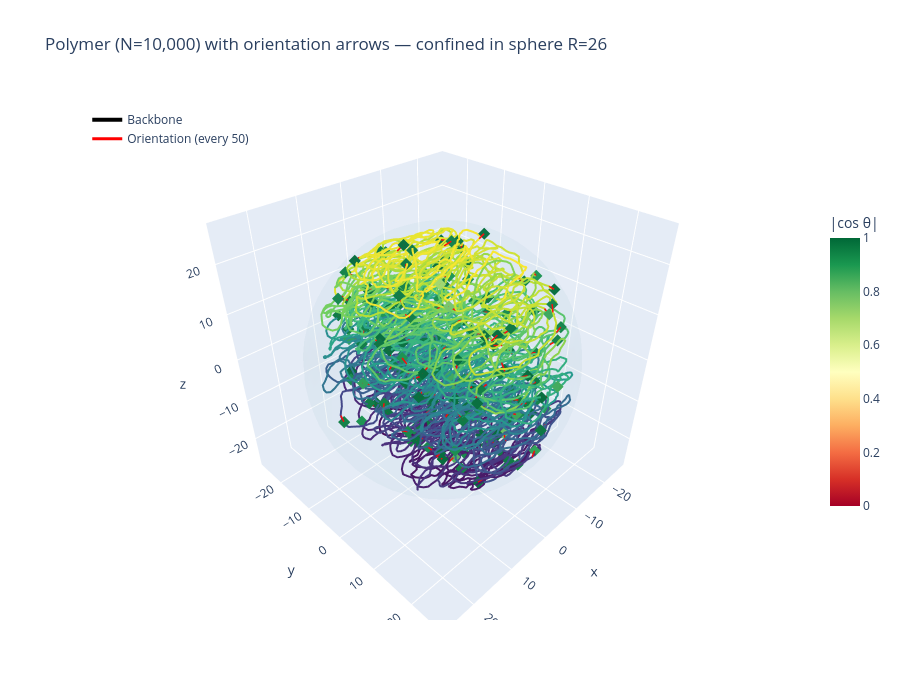

The notebook cell this image was saved under:
### Markdown cell above
### Interactive 3D visualization (Plotly)

The backbone is drawn as a tube coloured by contour position.
Particle orientations are shown as **cones** at each bead, coloured by
the local alignment quality $|\cos\theta|$ (green = well-aligned, red = misaligned).

### Code cell
import plotly.graph_objects as go

# ── Grab final-frame data, sorted by tag ──
pos_final, quat_final = read_state_by_tag(poly_sim)

n_hats = np.array([quat_rotate(quat_final[i], e_x) for i in range(N_poly)])

# ── Compute |cos θ| per internal bead ──
abs_cos_per_bead = np.full(N_poly, np.nan)
for j in range(1, N_poly - 1):
    d = pos_final[j + 1] - pos_final[j - 1]
    dn = np.linalg.norm(d)
    if dn > 1e-12:
        abs_cos_per_bead[j] = abs(np.dot(n_hats[j], d / dn))

# ── Build Plotly figure ──
fig = go.Figure()

# 1. Backbone line coloured by contour position
fig.add_trace(go.Scatter3d(
    x=pos_final[:, 0], y=pos_final[:, 1], z=pos_final[:, 2],
    mode="lines",
    line=dict(color=np.arange(N_poly), colorscale="Viridis", width=4),
    name="Backbone",
    hoverinfo="skip",
    showlegend=True,
))

# 2. Orientation arrows every Nth bead (sparse for performance)
arrow_every = max(1, N_poly // 200)  # ~200 arrows total
arrow_len = 1.5
arrow_indices = list(range(0, N_poly, arrow_every))

ax_list, ay_list, az_list = [], [], []
tip_x, tip_y, tip_z, tip_color, tip_text = [], [], [], [], []

for i in arrow_indices:
    p = pos_final[i]
    tip = p + n_hats[i] * arrow_len
    ax_list.extend([p[0], tip[0], None])
    ay_list.extend([p[1], tip[1], None])
    az_list.extend([p[2], tip[2], None])
    tip_x.append(tip[0])
    tip_y.append(tip[1])
    tip_z.append(tip[2])
    ct = abs_cos_per_bead[i] if not np.isnan(abs_cos_per_bead[i]) else 0.5
    tip_color.append(ct)
    tip_text.append(f"bead {i}: |cos θ|={ct:.2f}")

# Arrow shafts
fig.add_trace(go.Scatter3d(
    x=ax_list, y=ay_list, z=az_list,
    mode="lines",
    line=dict(color="red", width=3),
    name=f"Orientation (every {arrow_every})",
    hoverinfo="skip",
    showlegend=True,
))

# Arrow tips — coloured by alignment quality
fig.add_trace(go.Scatter3d(
    x=tip_x, y=tip_y, z=tip_z,
    mode="markers",
    marker=dict(
        size=4, symbol="diamond",
        color=tip_color, colorscale="RdYlGn", cmin=0, cmax=1,
        colorbar=dict(title="|cos θ|", x=1.02, len=0.6),
        line=dict(width=0),
    ),
    name="Arrow tips",
    text=tip_text,
    hoverinfo="text",
    showlegend=False,
))

# 3. Confining sphere (translucent surface)
phi = np.linspace(0, 2 * np.pi, 40)
theta_s = np.linspace(0, np.pi, 25)
xs = R_sphere * np.outer(np.sin(theta_s), np.cos(phi))
ys = R_sphere * np.outer(np.sin(theta_s), np.sin(phi))
zs = R_sphere * np.outer(np.cos(theta_s), np.ones_like(phi))
fig.add_trace(go.Surface(
    x=xs, y=ys, z=zs,
    opacity=0.06, colorscale=[[0, "lightblue"], [1, "lightblue"]],
    showscale=False, name="Confining sphere",
    hoverinfo="skip",
))

fig.update_layout(
    title=f"Polymer (N={N_poly:,}) with orientation arrows — confined in sphere R={R_sphere:.0f}",
    scene=dict(
        xaxis_title="x", yaxis_title="y", zaxis_title="z",
        aspectmode="data",
    ),
    width=900, height=700,
    legend=dict(x=0.01, y=0.99),
)
fig.show()

mean_abs_ct = np.nanmean(abs_cos_per_bead[1:-1])
frac_good = np.nanmean(abs_cos_per_bead[1:-1] > 0.9)
print(f"Mean |cos θ| = {mean_abs_ct:.4f}   (1.0 = perfectly tangent-aligned)")
print(f"Fraction with |cos θ| > 0.9: {frac_good:.1%}")

### Figure 1 — Plotly figure (JSON) as saved in the notebook; plotly's stock layout.template omitted (floating-point values rounded to 4 significant figures; data arrays with more than 128 entries replaced by an {"elided": "..."} marker saying what was removed)
{"data": [{"hoverinfo": "skip", "line": {"color": {"elided": "10000 int values"}, "colorscale": [[0, "#440154"], [0.1111, "#482878"], [0.2222, "#3e4989"], [0.3333, "#31688e"], [0.4444, "#26828e"], [0.5556, "#1f9e89"], [0.6667, "#35b779"], [0.7778, "#6ece58"], [0.8889, "#b5de2b"], [1, "#fde725"]], "width": 4}, "mode": "lines", "name": "Backbone", "showlegend": true, "type": "scatter3d", "x": {"elided": "10000 float values"}, "y": {"elided": "10000 float values"}, "z": {"elided": "10000 float values"}}, {"hoverinfo": "skip", "line": {"color": "red", "width": 3}, "mode": "lines", "name": "Orientation (every 50)", "showlegend": true, "type": "scatter3d", "x": {"elided": "600 float values"}, "y": {"elided": "600 float values"}, "z": {"elided": "600 float values"}}, {"hoverinfo": "text", "marker": {"cmax": 1, "cmin": 0, "color": {"elided": "200 float values"}, "colorbar": {"len": 0.6, "title": {"text": "|cos θ|"}, "x": 1.02}, "colorscale": [[0, "rgb(165,0,38)"], [0.1, "rgb(215,48,39)"], [0.2, "rgb(244,109,67)"], [0.3, "rgb(253,174,97)"], [0.4, "rgb(254,224,139)"], [0.5, "rgb(255,255,191)"], [0.6, "rgb(217,239,139)"], [0.7, "rgb(166,217,106)"], [0.8, "rgb(102,189,99)"], [0.9, "rgb(26,152,80)"], [1, "rgb(0,104,55)"]], "line": {"width": 0}, "size": 4, "symbol": "diamond"}, "mode": "markers", "name": "Arrow tips", "showlegend": false, "text": {"elided": "200 str values"}, "type": "scatter3d", "x": {"elided": "200 float values"}, "y": {"elided": "200 float values"}, "z": {"elided": "200 float values"}}, {"colorscale": [[0, "lightblue"], [1, "lightblue"]], "hoverinfo": "skip", "name": "Confining sphere", "opacity": 0.06, "showscale": false, "type": "surface", "x": {"elided": "25x40 float values"}, "y": {"elided": "25x40 float values"}, "z": {"elided": "25x40 float values"}}], "layout": {"height": 700, "legend": {"x": 0.01, "y": 0.99}, "scene": {"aspectmode": "data", "xaxis": {"title": {"text": "x"}}, "yaxis": {"title": {"text": "y"}}, "zaxis": {"title": {"text": "z"}}}, "title": {"text": "Polymer (N=10,000) with orientation arrows — confined in sphere R=26"}, "width": 900}}
